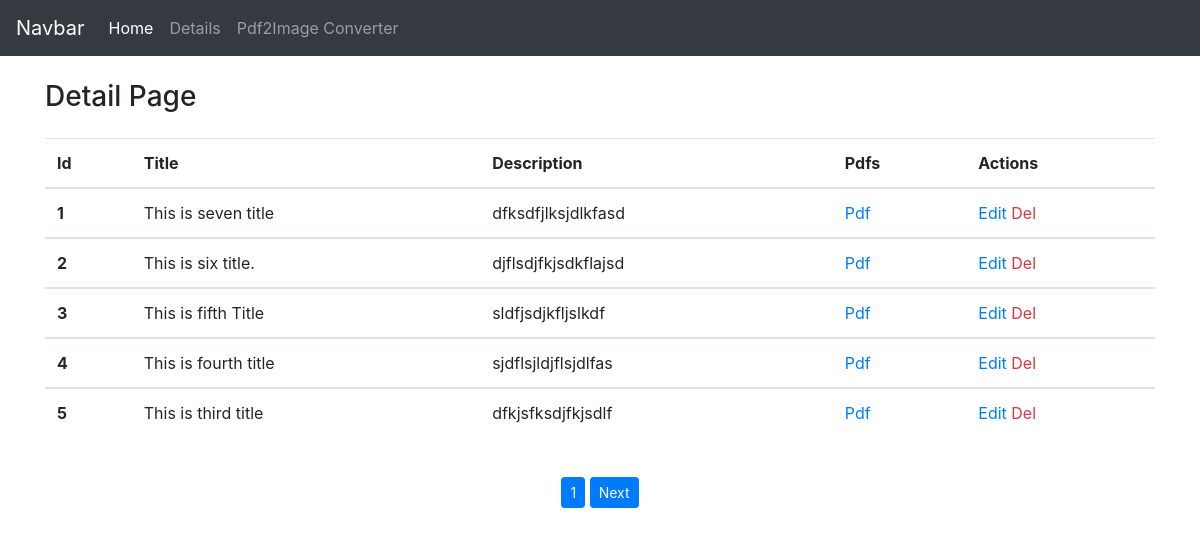
/detail/, run on the app's committed database.
### pdfConverter/models.py (models this page shows, shortened)
class InputModel(models.Model):
	title = models.CharField(max_length=200, default='')
	description = models.TextField(default='')
	pdf = models.FileField(upload_to='pdfs/')

### pdfConverter/views.py (the view)
# urls.py: path('detail/', views.DetailListView, name='detail'),
def DetailListView(request):
	details = InputModel.objects.all().order_by('-id')
	p = Paginator(details, 5)
	page_number = request.GET.get('page')
	try:
		page_obj = p.get_page(page_number)
	except PageNotAnInteger:
		page_obj = p.page(1)
	except EmptyPage:
		page_obj = p.page(p.num_pages)
	context = {'page_obj': page_obj}
	return render(request, 'details.html', context)

### templates/details.html (shortened to what this page needs)
{% extends 'base.html' %}
{% block content %}
<h3 class="my-4">Detail Page</h3>
<table class="table my-4">
  <thead>
    <tr>
      <th scope="col">Id</th>
      <th scope="col">Title</th>
      <th scope="col">Description</th>
      <th scope="col">Pdfs</th>
      <th scope="col">Actions</th>
    </tr>
  </thead>
  {% for detail in page_obj.object_list  %}
    <tbody>
      <th scope="row">{{ forloop.counter }}</th>
      <td>{{detail.title}}</td>
      <td>{{detail.description}}</td>
      <td><a href='{{detail.pdf.url}}' target="_blank">Pdf</a></td>
      <td><span><a href="{% url 'update' detail.id %}">Edit</a></span>
      <span><a href="{% url 'delete' detail.id %}" class="text-danger">Del</a></span></td>
    </tbody>
  {% endfor %}
</table>
<center class="py-3">
        <span class="btn btn-primary btn-sm">{{page_obj.number}}</span>
        {%if page_obj.has_next %}
            <a href="?page={{page_obj.next_page_number}}" class="btn btn-primary btn-sm">Next</a>
        {% endif %}
    </center>
{% endblock content %}

### templates/base.html (shortened to what this page needs)
{% load static %}
<!doctype html>
<html lang="en">
  <head>
    <link rel="stylesheet" href="https://maxcdn.bootstrapcdn.com/bootstrap/4.0.0/css/bootstrap.min.css">
    <link rel="stylesheet" type="text/css" href="{% static 'css/style.css' %}">
  </head>
  <body>
    <nav class="navbar navbar-expand-lg navbar-dark bg-dark">
  <a class="navbar-brand" href="#">Navbar</a>
  <div class="collapse navbar-collapse" id="navbarNav">
    <ul class="navbar-nav">
      <li class="nav-item active">
        <a class="nav-link" href="{% url 'index'%}">Home</span></a>
      </li>
      <li class="nav-item">
        <a class="nav-link" href="{% url 'detail'%}">Details</span></a>
      </li>
       <li class="nav-item">
        <a class="nav-link" href="{% url 'pdf2image'%}">Pdf2Image Converter</span></a>
      </li>
    </ul>
  </div>
</nav>
    <div class="container">
      {% block content %}
      {% endblock content %}
    </div>
  </body>
</html>

### data on the page
InputModel: title "This is seven title", description "dfksdfjlksjdlkfasd"
InputModel: title "This is six title.", description "djflsdjfkjsdkflajsd"
InputModel: title "This is fifth Title", description "sldfjsdjkfljslkdf"
InputModel: title "This is fourth title", description "sjdflsjldjflsjdlfas"
InputModel: title "This is third title", description "dfkjsfksdjfkjsdlf"

### other printed values
{{ page_obj.number }} "1"
